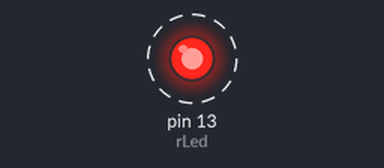
Simulated run of this sketch. Board: Arduino Uno, built with avr-gcc and run on an emulated ATmega328P. On the bench: output pins drawn as LEDs (lit = HIGH). Dashed ring = blinking.

Above: at 0.2 s.
Timing chart, 0 to 3.5 s (numbered marks = the images above):
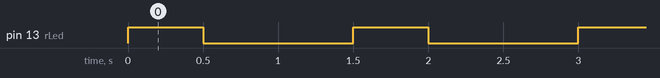

Measured:
- by itself, pin 13 (rLed): alternates HIGH for 0.50 s and LOW for 1.0 s

The sketch:

digi_1_led_blink.ino
```cpp
const byte rLed = 13; // cervena LED

void setup(){
  pinMode(rLed, OUTPUT);
}

void loop(){
  digitalWrite(rLed, HIGH);
  delay(500);
  digitalWrite(rLed, LOW);
  delay(1000);
}
```
